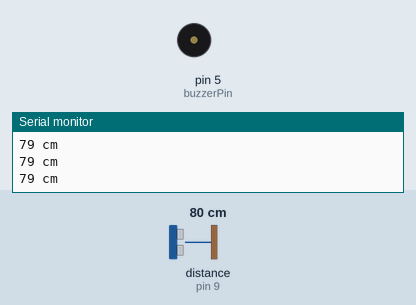
Recording of a sketch running on a simulated Arduino Uno, built with avr-gcc and run on an emulated ATmega328P. On the bench: buzzer (waves = sounding), the last lines printed to the serial monitor. Wiring (inferred from the names in the program): ultrasonic range finder: trigger pin 8; echo pin 9. The inputs (shaded band) are chosen by the test bench; at power-on: distance to the obstacle (sensor on pin 9) 80 cm. The echo pulse lasts 58.3 µs per cm.

Above: at 1.3 s.
1.4 s: distance to the obstacle (sensor on pin 9) set to 9 cm
At 1.79 s:
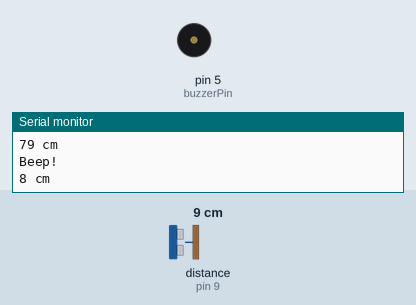
4.4 s: distance to the obstacle (sensor on pin 9) set to 7 cm
7.4 s: distance to the obstacle (sensor on pin 9) set to 4 cm
At 7.9 s:
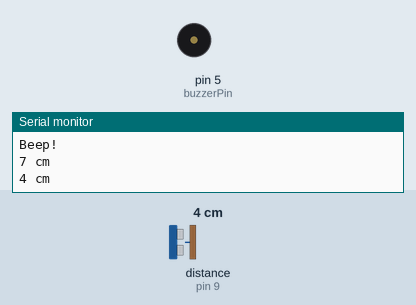
Timing chart, 0 to 10.4 s (numbered marks = the images above; inputs shaded):
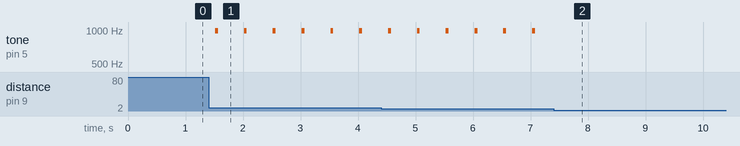

The sketch:

distance-sample-hc-sr04.ino
```cpp
#define trigPin 8
#define echoPin 9
#define buzzerPin 5

void setup() {
  Serial.begin (9600);
  pinMode(trigPin, OUTPUT);
  pinMode(echoPin, INPUT);
  pinMode(buzzerPin, OUTPUT);
  digitalWrite(buzzerPin, LOW);
}

void loop() {
  long duration, distance;
  digitalWrite(trigPin, LOW);
  delayMicroseconds(2);
  digitalWrite(trigPin, HIGH);
  delayMicroseconds(10);
  digitalWrite(trigPin, LOW);

  duration = pulseIn(echoPin, HIGH);
  distance = (duration / 2) / 29.1;

  if (distance > 5 && distance < 10) {
    tone(buzzerPin, 988, 50);
    Serial.println("Beep!");
  }

  Serial.print(distance);
  Serial.println(" cm");

  delay(500);
}
```

Measured:
- the behaviour switches between 6 and 5 cm on distance to the obstacle (sensor on pin 9) (found by bisection; images 1 and 2)
- after the input at 1.4 s, tone on pin 5 (buzzerPin): alternates 988 Hz for 0.05 s and silent for 0.45 s, starting after 0.12 s
- after the input at 7.4 s, tone on pin 5 (buzzerPin): stops changing and stays silent
